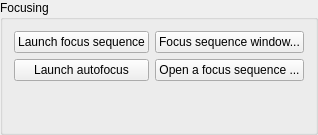
      <widget class="QGroupBox" name="focusing_groupbox">
       <property name="title">
        <string>Focusing</string>
       </property>
       <layout class="QGridLayout" name="gridLayout_5">
        <item row="1" column="1">
         <widget class="QPushButton" name="focusing_open_focus_sequence_button">
          <property name="text">
           <string>Open a focus sequence ...</string>
          </property>
          <property name="icon">
           <iconset resource="../assets.qrc">
            <normaloff>:/assets/icons/document-open.svg</normaloff>:/assets/icons/document-open.svg</iconset>
          </property>
         </widget>
        </item>
        <item row="2" column="0" colspan="2">
         <spacer name="verticalSpacer_8">
          <property name="orientation">
           <enum>Qt::Orientation::Vertical</enum>
          </property>
          <property name="sizeHint" stdset="0">
           <size>
            <width>20</width>
            <height>40</height>
           </size>
          </property>
         </spacer>
        </item>
        <item row="1" column="0">
         <widget class="QPushButton" name="focusing_autofocus_button">
          <property name="text">
           <string>Launch autofocus</string>
          </property>
          <property name="icon">
           <iconset resource="../assets.qrc">
            <normaloff>:/assets/icons/tools-wizard.svg</normaloff>:/assets/icons/tools-wizard.svg</iconset>
          </property>
         </widget>
        </item>
        <item row="0" column="0">
         <widget class="QPushButton" name="focusing_focus_sequence_button">
          <property name="text">
           <string>Launch focus sequence</string>
          </property>
          <property name="icon">
           <iconset resource="../assets.qrc">
            <normaloff>:/assets/icons/focus.svg</normaloff>:/assets/icons/focus.svg</iconset>
          </property>
         </widget>
        </item>
        <item row="0" column="1">
         <widget class="QPushButton" name="focusing_focus_sequence_window_button">
          <property name="text">
           <string>Focus sequence window...</string>
          </property>
          <property name="icon">
           <iconset resource="../assets.qrc">
            <normaloff>:/assets/icons/focus.svg</normaloff>:/assets/icons/focus.svg</iconset>
          </property>
         </widget>
        </item>
       </layout>
      </widget>
